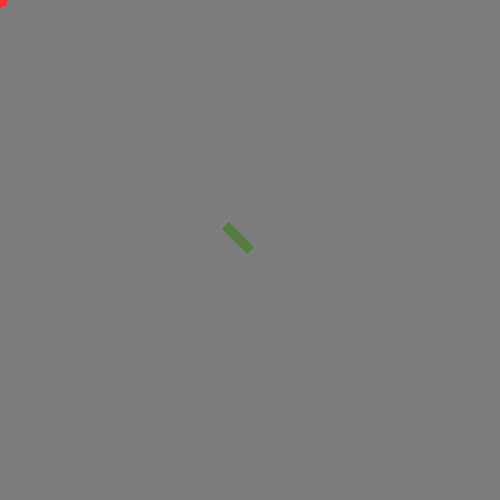
Frame 1 (no input)
Frame 60 (the mouse pressed at the canvas centre just before this capture): identical to frame 1, image omitted
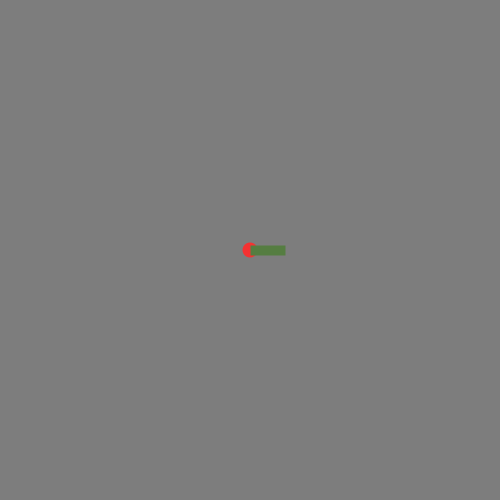
Frame 120 (the mouse held since frame 60 and released just before this capture)

The Processing sketch that drew these frames (run headless with seeded random() and noise(); from frame 60 on, the mouse is pressed at the canvas centre):

// Processing sketch: GameAtan2
// ── GameAtan2.pde

void setup() {
  size (500, 500);
  background(125);
  noStroke();
  strokeCap(SQUARE);
}

void draw () {
  background(125);
  displayTarget();
  displayGun();
}

void displayTarget() {
  float targetSize = 15;
  color targetColor = color(245, 50, 50);
  fill(targetColor);
  ellipse(mouseX, mouseY, targetSize, targetSize);
}

void displayGun() {
  color gunColor = color(85, 125, 65);
  float gunLen = 35;
  float gunWid = 10;
  float deltaX = mouseX - 250;
  float deltaY = mouseY - 250;
  float gunX, gunY;
  float theta = atan2(deltaY, deltaX);
  //  println(deltaX, deltaY, theta);
  gunX = 250 + cos(theta) * gunLen;
  gunY = 250 + sin(theta) * gunLen;
  stroke(gunColor);
  strokeWeight(gunWid);
  line(250, 250, gunX, gunY);
  noStroke();
}
